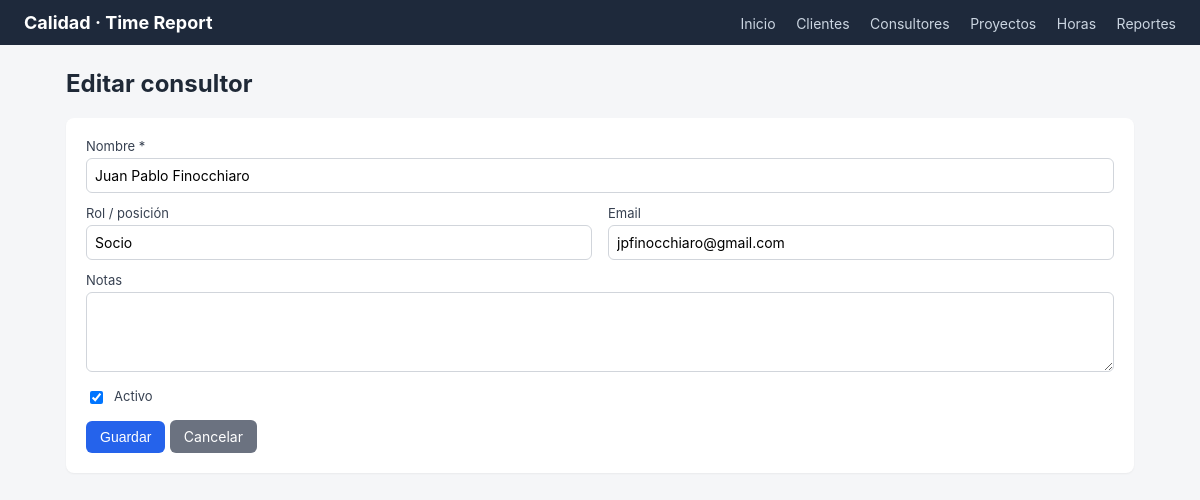
Page /consultants/1/edit on the committed database.
### models.py (models this page shows)
class Consultant(db.Model):
    __tablename__ = "consultants"
    id = db.Column(db.Integer, primary_key=True)
    name = db.Column(db.String(120), nullable=False, unique=True)
    email = db.Column(db.String(120))
    role = db.Column(db.String(120))
    notes = db.Column(db.Text)
    active = db.Column(db.Boolean, default=True, nullable=False)
    projects = db.relationship(
        "Project", secondary=project_consultants, back_populates="consultants"
    )

### app.py (the view, shortened to what this page needs)
    @app.route("/consultants/<int:consultant_id>/edit", methods=["GET", "POST"])
    def consultants_edit(consultant_id):
        consultant = Consultant.query.get_or_404(consultant_id)
        return render_template("consultants/form.html", consultant=consultant)

### templates/consultants/form.html (shortened to what this page needs)
{% extends "base.html" %}
{% block content %}
<h2>{{ 'Editar consultor' if consultant else 'Nuevo consultor' }}</h2>
<div class="card">
  <form method="post">
    <div class="field">
      <label>Nombre *</label>
      <input type="text" name="name" required value="{{ consultant.name if consultant else '' }}">
    </div>
    <div class="row">
      <div class="field">
        <label>Rol / posición</label>
        <input type="text" name="role" value="{{ consultant.role if consultant and consultant.role else '' }}">
      </div>
      <div class="field">
        <label>Email</label>
        <input type="text" name="email" value="{{ consultant.email if consultant and consultant.email else '' }}">
      </div>
    </div>
    <div class="field">
      <label>Notas</label>
      <textarea name="notes">{{ consultant.notes if consultant and consultant.notes else '' }}</textarea>
    </div>
    <div class="field checkbox-row">
      <input type="checkbox" id="active" name="active" {% if not consultant or consultant.active %}checked{% endif %}>
      <label for="active">Activo</label>
    </div>
    <button class="btn" type="submit">Guardar</button>
    <a class="btn secondary" href="{{ url_for('consultants_list') }}">Cancelar</a>
  </form>
</div>
{% endblock %}

### static/style.css (style rules this page uses)
* { box-sizing: border-box; }
body { font-family: -apple-system, "Segoe UI", Roboto, sans-serif; margin: 0; background: #f5f6f8; color: #1f2937; }
h2 { margin-top: 0; }
.card { background: #fff; border-radius: 8px; padding: 20px; box-shadow: 0 1px 2px rgba(0,0,0,0.05); margin-bottom: 16px; }
.btn { display: inline-block; padding: 8px 14px; border-radius: 6px; border: none; background: #2563eb; color: #fff; text-decoration: none; cursor: pointer; font-size: 14px; }
.btn.secondary { background: #6b7280; }
form .field { margin-bottom: 12px; }
form label { display: block; font-size: 13px; margin-bottom: 4px; color: #374151; }
form input[type=text], form input[type=number], form input[type=date], form select, form textarea { width: 100%; padding: 8px; border: 1px solid #d1d5db; border-radius: 6px; font-size: 14px; font-family: inherit; }
form textarea { min-height: 80px; }
.checkbox-row { display: flex; align-items: center; gap: 8px; }
.checkbox-row input { width: auto; }
.row { display: flex; gap: 16px; flex-wrap: wrap; }
.row .field { flex: 1; min-width: 160px; }

### rows in the picture
Consultant: name "Juan Pablo Finocchiaro", role "Socio", email "jpfinocchiaro@gmail.com", active "☑"

### other values in the picture
{{ 'Editar consultor' if consultant else 'Nuevo consultor' }} "Editar consultor"
